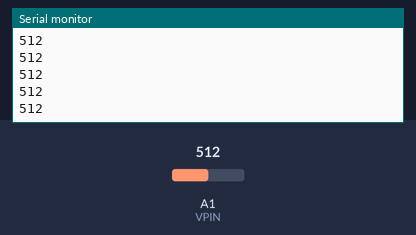
Bench run of a sketch on a simulated Arduino Uno, built with avr-gcc and run on an emulated ATmega328P. On the bench: the last lines printed to the serial monitor. The inputs (shaded band) are chosen by the test bench; at power-on: A1 (VPIN) = 512.

Above: at 1.2 s.
1.3 s: A1 (VPIN) set to 587
At 2.1 s:
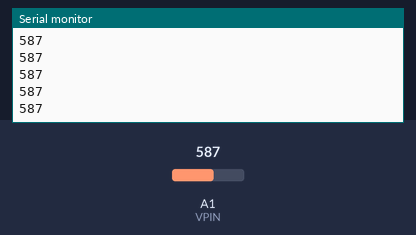
2.8 s: A1 (VPIN) set to 614
At 3.9 s:
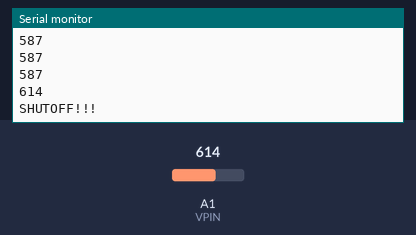
Timing chart, 0 to 5.8 s (numbered marks = the images above; inputs shaded):
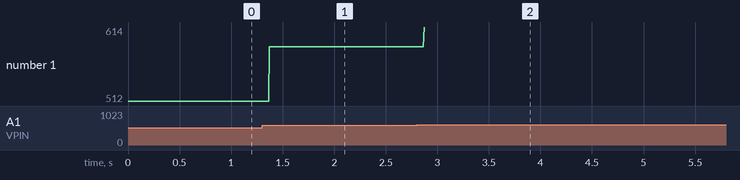

The sketch:

VoltageReadTest.ino
```cpp
#define VPIN A1
//#define period  100
#define trigger 300
int periodCount = 0;
int average = 0;
int sum = 0;

unsigned long startMillis;  //some global variables available anywhere in the program
unsigned long currentMillis;
const unsigned long period = 1000;

void setup() {
  // put your setup code here, to run once:
  Serial.begin(9600);
  startMillis = millis();
  //pinMode(VPIN, INPUT);
  //analogReadResolution(10);
}

void loop() {
  // put your main code here, to run repeatedly:
  currentMillis = millis();
  if (currentMillis - startMillis >= period)
  {


  }
    int val = analogRead(VPIN);
    Serial.println(val);
    if(val >= 600)
    {
      Serial.println("SHUTOFF!!!");
      delay(99999999999);
    }


}
```

Measured:
- the behaviour switches between 599 and 600 on A1 (VPIN) (found by bisection; images 1 and 2)
- after the input at 1.3 s, the serial monitor: prints a new line after 0.07 s (image 1)
- after the input at 2.8 s, the serial monitor: prints a new line after 0.07 s (image 2)
- plotted number 1: 512 → 587 after the input at 1.3 s, 587 → 614 after the input at 2.8 s
